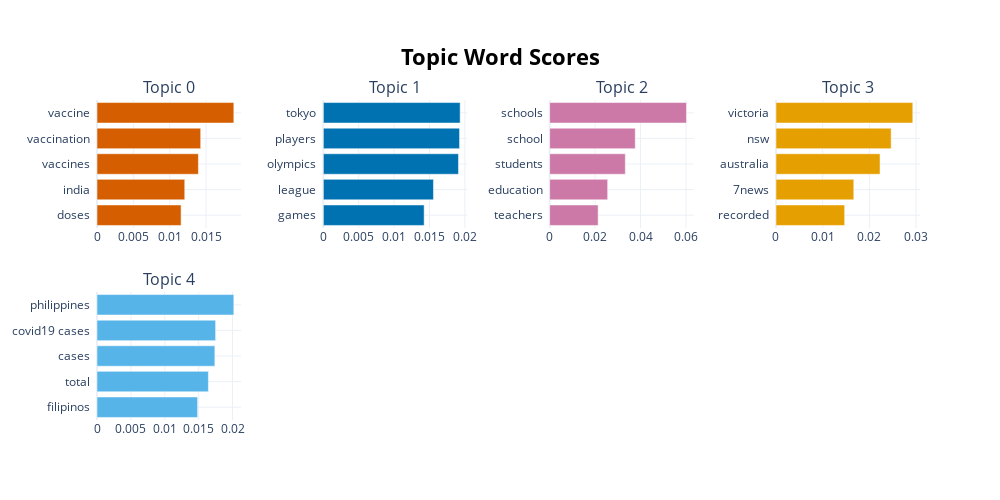

Notebook code for this chart:
### Code cell
topic_model.visualize_barchart(top_n_topics=5)

### Figure 1 — Plotly figure (JSON) as saved in the notebook; plotly's stock layout.template omitted (floating-point values rounded to 4 significant figures)
{"data": [{"marker": {"color": "#D55E00"}, "orientation": "h", "type": "bar", "x": [0.01156, 0.01207, 0.01394, 0.01426, 0.01882], "xaxis": "x", "y": ["doses  ", "india  ", "vaccines  ", "vaccination  ", "vaccine  "], "yaxis": "y"}, {"marker": {"color": "#0072B2"}, "orientation": "h", "type": "bar", "x": [0.01425, 0.01556, 0.0191, 0.01925, 0.01933], "xaxis": "x2", "y": ["games  ", "league  ", "olympics  ", "players  ", "tokyo  "], "yaxis": "y2"}, {"marker": {"color": "#CC79A7"}, "orientation": "h", "type": "bar", "x": [0.02135, 0.02554, 0.03331, 0.03769, 0.06024], "xaxis": "x3", "y": ["teachers  ", "education  ", "students  ", "school  ", "schools  "], "yaxis": "y3"}, {"marker": {"color": "#E69F00"}, "orientation": "h", "type": "bar", "x": [0.0147, 0.01666, 0.02228, 0.02466, 0.0293], "xaxis": "x4", "y": ["recorded  ", "7news  ", "australia  ", "nsw  ", "victoria  "], "yaxis": "y4"}, {"marker": {"color": "#56B4E9"}, "orientation": "h", "type": "bar", "x": [0.01485, 0.01644, 0.0174, 0.01751, 0.0202], "xaxis": "x5", "y": ["filipinos  ", "total  ", "cases  ", "covid19 cases  ", "philippines  "], "yaxis": "y5"}], "layout": {"annotations": [{"font": {"size": 16}, "showarrow": false, "text": "Topic 0", "x": 0.0875, "xanchor": "center", "xref": "paper", "y": 1, "yanchor": "bottom", "yref": "paper"}, {"font": {"size": 16}, "showarrow": false, "text": "Topic 1", "x": 0.3625, "xanchor": "center", "xref": "paper", "y": 1, "yanchor": "bottom", "yref": "paper"}, {"font": {"size": 16}, "showarrow": false, "text": "Topic 2", "x": 0.6375, "xanchor": "center", "xref": "paper", "y": 1, "yanchor": "bottom", "yref": "paper"}, {"font": {"size": 16}, "showarrow": false, "text": "Topic 3", "x": 0.9125, "xanchor": "center", "xref": "paper", "y": 1, "yanchor": "bottom", "yref": "paper"}, {"font": {"size": 16}, "showarrow": false, "text": "Topic 4", "x": 0.0875, "xanchor": "center", "xref": "paper", "y": 0.4, "yanchor": "bottom", "yref": "paper"}], "height": 500, "hoverlabel": {"bgcolor": "white", "font": {"family": "Rockwell", "size": 16}}, "showlegend": false, "title": {"font": {"color": "Black", "size": 22}, "text": "<b>Topic Word Scores", "x": 0.5, "xanchor": "center", "yanchor": "top"}, "width": 1000, "xaxis": {"anchor": "y", "autorange": true, "domain": [0, 0.175], "range": [0, 0.01981], "showgrid": true, "type": "linear"}, "xaxis2": {"anchor": "y2", "autorange": true, "domain": [0.275, 0.45], "range": [0, 0.02035], "showgrid": true, "type": "linear"}, "xaxis3": {"anchor": "y3", "autorange": true, "domain": [0.55, 0.725], "range": [0, 0.06341], "showgrid": true, "type": "linear"}, "xaxis4": {"anchor": "y4", "autorange": true, "domain": [0.825, 1], "range": [0, 0.03084], "showgrid": true, "type": "linear"}, "xaxis5": {"anchor": "y5", "autorange": true, "domain": [0, 0.175], "range": [0, 0.02126], "showgrid": true, "type": "linear"}, "xaxis6": {"anchor": "y6", "domain": [0.275, 0.45], "showgrid": true}, "xaxis7": {"anchor": "y7", "domain": [0.55, 0.725], "showgrid": true}, "xaxis8": {"anchor": "y8", "domain": [0.825, 1], "showgrid": true}, "yaxis": {"anchor": "x", "autorange": true, "domain": [0.6, 1], "range": [-0.5, 4.5], "showgrid": true, "type": "category"}, "yaxis2": {"anchor": "x2", "autorange": true, "domain": [0.6, 1], "range": [-0.5, 4.5], "showgrid": true, "type": "category"}, "yaxis3": {"anchor": "x3", "autorange": true, "domain": [0.6, 1], "range": [-0.5, 4.5], "showgrid": true, "type": "category"}, "yaxis4": {"anchor": "x4", "autorange": true, "domain": [0.6, 1], "range": [-0.5, 4.5], "showgrid": true, "type": "category"}, "yaxis5": {"anchor": "x5", "autorange": true, "domain": [0, 0.4], "range": [-0.5, 4.5], "showgrid": true, "type": "category"}, "yaxis6": {"anchor": "x6", "domain": [0, 0.4], "showgrid": true}, "yaxis7": {"anchor": "x7", "domain": [0, 0.4], "showgrid": true}, "yaxis8": {"anchor": "x8", "domain": [0, 0.4], "showgrid": true}}}
